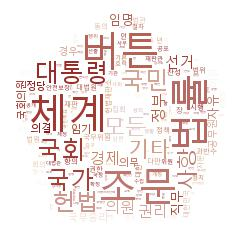

Reproduce this figure in Python.
from os import path
from PIL import Image
import numpy as np
import matplotlib.pyplot as plt
from matplotlib import font_manager, rc

from wordcloud import WordCloud, STOPWORDS, ImageColorGenerator

from konlpy.tag import Twitter; t = Twitter()

import nltk


f = open('대한민국헌법.txt')

ko_con_text = f.read()

token_ko = t.nouns(ko_con_text)

stop_words = ['제','월','일','조','수','때','그','이','바','및','안']

token_ko = [each_word for each_word in token_ko if each_word not in stop_words]

ko = nltk.Text(token_ko, name='대한민국헌법')
print(ko.vocab().most_common(50))

data = ko.vocab().most_common(500)
tmp_data = dict(data)

font_path = 'c:/Windows/Fonts/malgun.ttf'

constitution_coloring = np.array(Image.open("헌법.jpg"))
image_colors = ImageColorGenerator(constitution_coloring)

wordcloud = WordCloud(font_path=font_path, relative_scaling=0.2,
                      mask=constitution_coloring, background_color='white',
                      min_font_size=1, max_font_size=40).generate_from_frequencies(tmp_data)

# recolor는 이미지 색에 맞춰서 글자색 변경
plt.figure(figsize=(12,12))
plt.imshow(wordcloud.recolor(color_func=image_colors), interpolation="bilinear")
plt.axis("off")
plt.show()

wordcloud.to_file('Wordcloud_kor_image.jpg')
